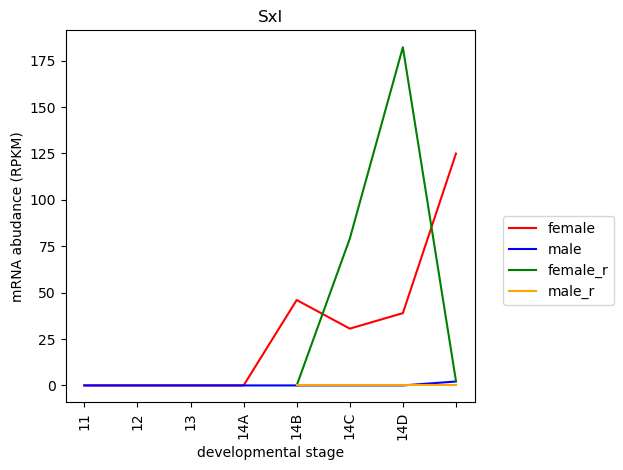

The Python source for this figure:
#!/usr/bin/env python3

"""
usage: ./03-timecourse.py <t_name> <samples.csv> <ctab_dir>
create a timecourse for a given transcript FBtr0331261 for females and males
"""

import sys
import pandas as pd
import os
import matplotlib.pyplot as plt



def genderfilter_s(gender):
    df = pd.read_csv(sys.argv[2])
    #we do soi to subset
    soi = df.loc[:, "sex"] == gender
    df = df.loc[soi,:]
    stages = []
    fpkms = []
    for index, sample, sex, stage in df.itertuples():
        filename = os.path.join(sys.argv[3], sample, "t_data.ctab", )
        ctab_df = pd.read_table(filename, index_col="t_name")

        fpkms.append(ctab_df.loc[sys.argv[1], "FPKM"])
        stages.append(stage)
    return fpkms, stages
    

def genderfilter_r(gender):
    df = pd.read_csv(sys.argv[4])
    #we do soi to subset
    soi = df.loc[:, "sex"] == gender
    df = df.loc[soi,:]
    stages2 = []
    fpkms = []
    for index, sample, sex, stage in df.itertuples():
        filename = os.path.join(sys.argv[3], sample, "t_data.ctab", )
        ctab_df = pd.read_table(filename, index_col="t_name")

        fpkms.append(ctab_df.loc[sys.argv[1], "FPKM"])
        stages2.append(stage)
    return fpkms, stages2    

fpkms_f,stages = genderfilter_s("female")
fpkms_m,stages = genderfilter_s("male")

fpkms_r_f,stages2 = genderfilter_r("female")
fpkms_r_m,stages2 = genderfilter_r("male")



fig, ax = plt.subplots()
ax.plot(fpkms_f, label="female", c="red")
ax.plot(fpkms_m, label="male", c="blue")
ax.plot([4,5,6,7], fpkms_r_f, label="female_r", c="green")
ax.plot([4,5,6,7], fpkms_r_m, label="male_r", c="orange")
ax.set_title("Sxl")
ax.set_xlabel("developmental stage")
ax.set_ylabel("mRNA abudance (RPKM)")
ax.set_xticklabels(stages, rotation=90)
plt.legend(bbox_to_anchor=(1.07, 0.5), loc=2, borderaxespad=0)
plt.tight_layout()
fig.savefig("timecourseplot.png", bbox_inches='tight')
plt.close(fig)

#./03-timecourse.py FBtr0331261 ~/qbb2018/samples.csv ~/data/results/stringtie/